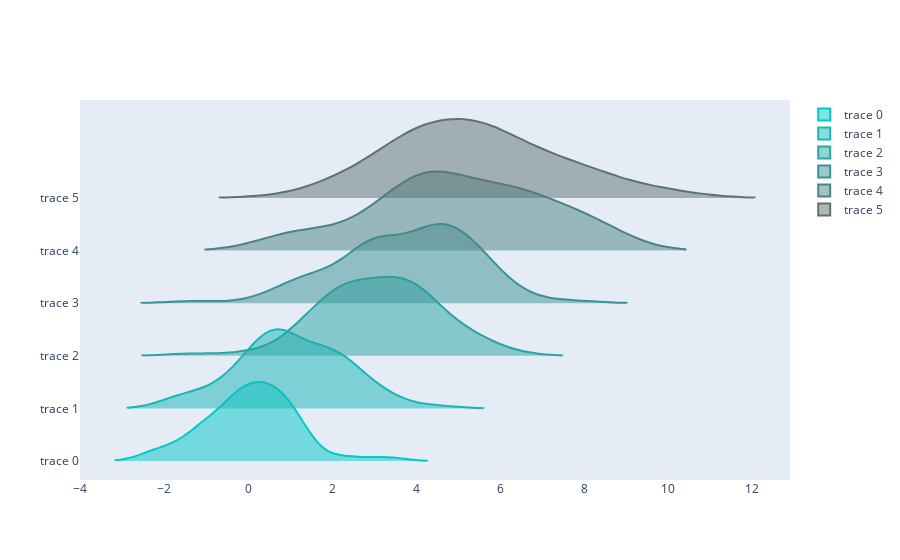

Here is the notebook cell this chart was saved with:
### Code cell
import plotly.graph_objects as go
from plotly.colors import n_colors

data = (np.linspace(1, 2, 6)[:, np.newaxis] * np.random.randn(6, 100) +
            (np.arange(6) + 2 * np.random.random(6))[:, np.newaxis])

colors = n_colors('rgb(5, 200, 200)', 'rgb(200, 10, 10)', 12, colortype='rgb')

fig = go.Figure()
for data_line, color in zip(data, colors):
    fig.add_trace(go.Violin(x=data_line, line_color=color))

fig.update_traces(orientation='h', side='positive', width=3, points=False)
fig.update_layout(xaxis_showgrid=False, xaxis_zeroline=False)
fig.show()
